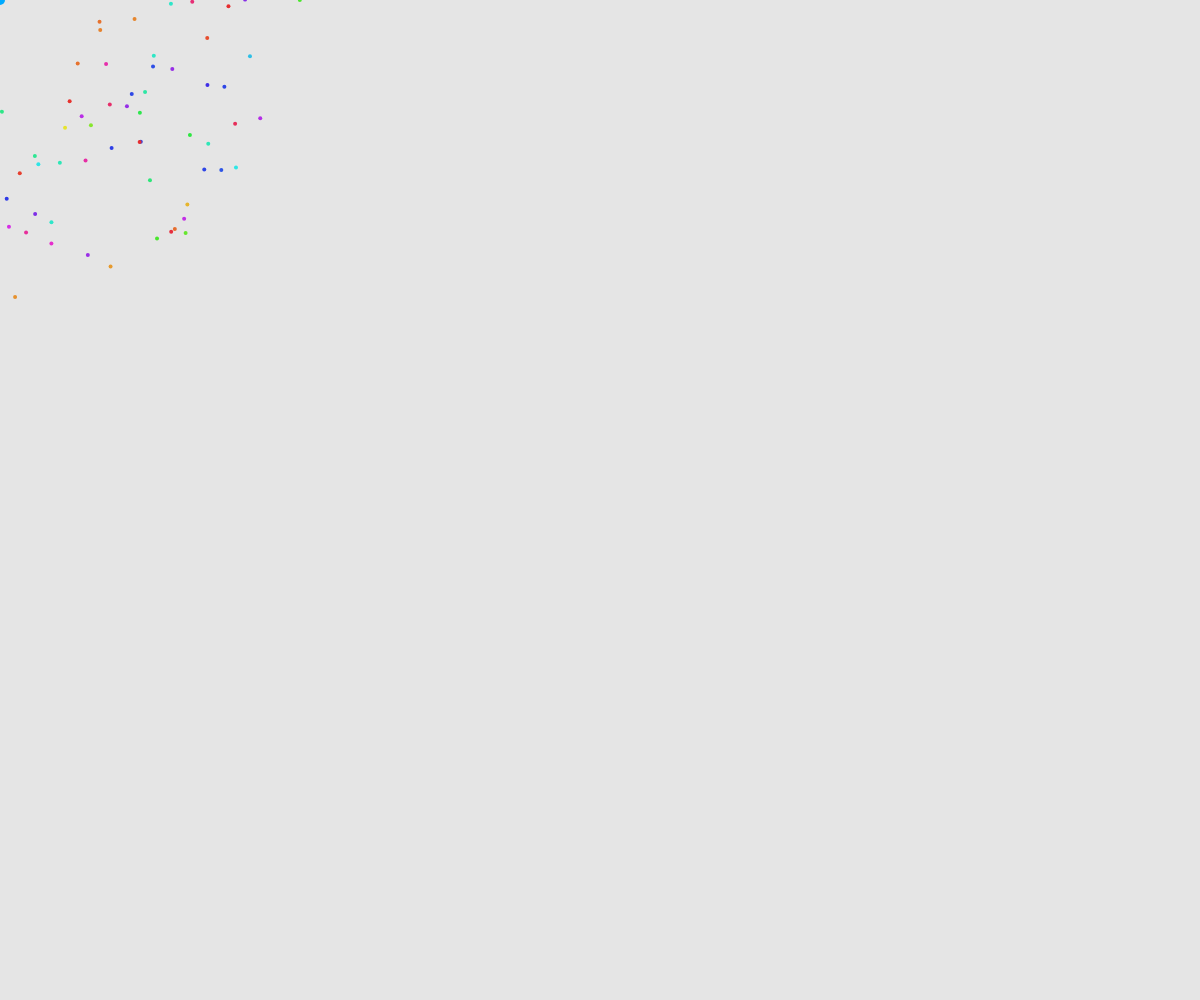
Frame 1 (no input)
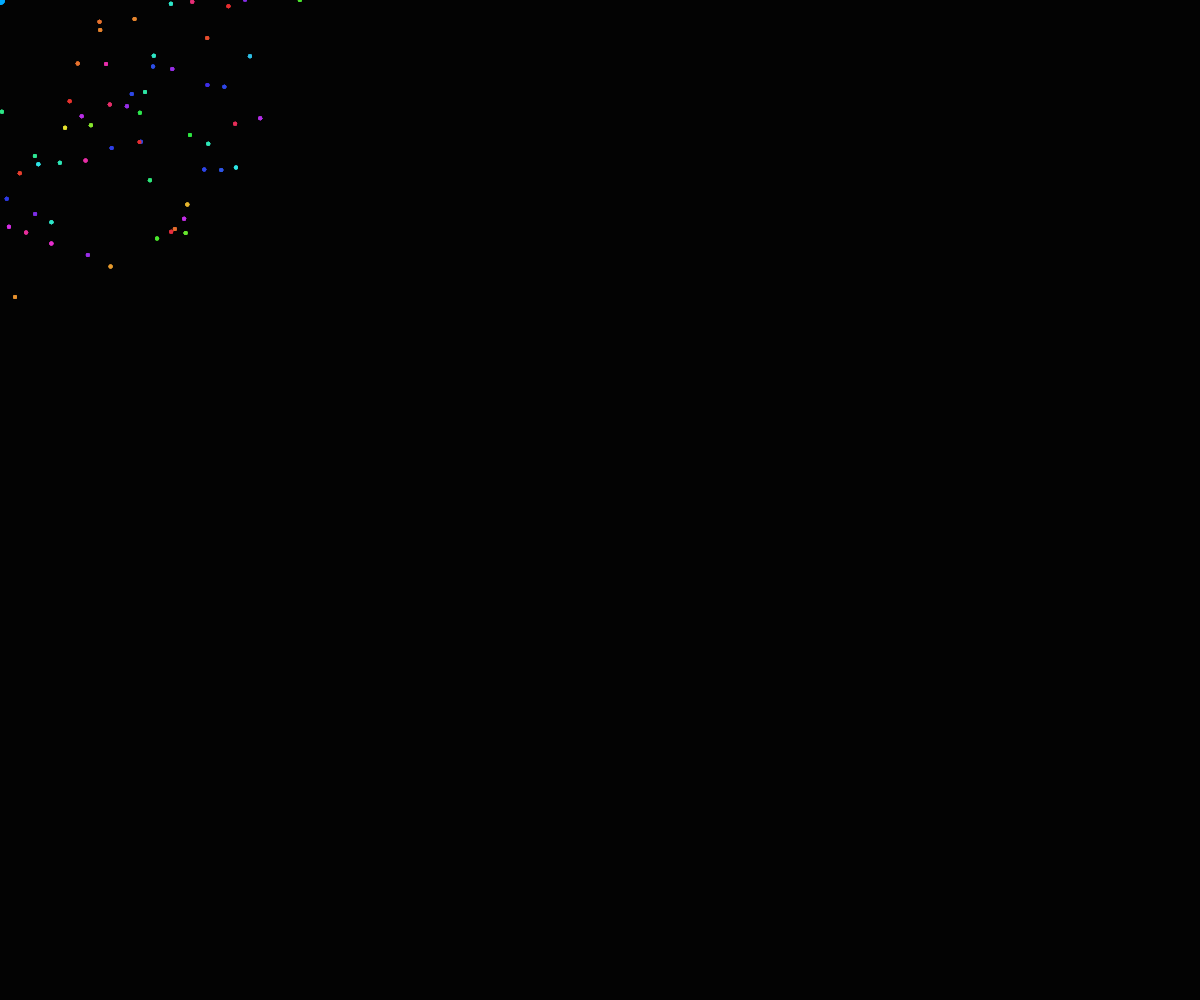
Frame 60 (no input)
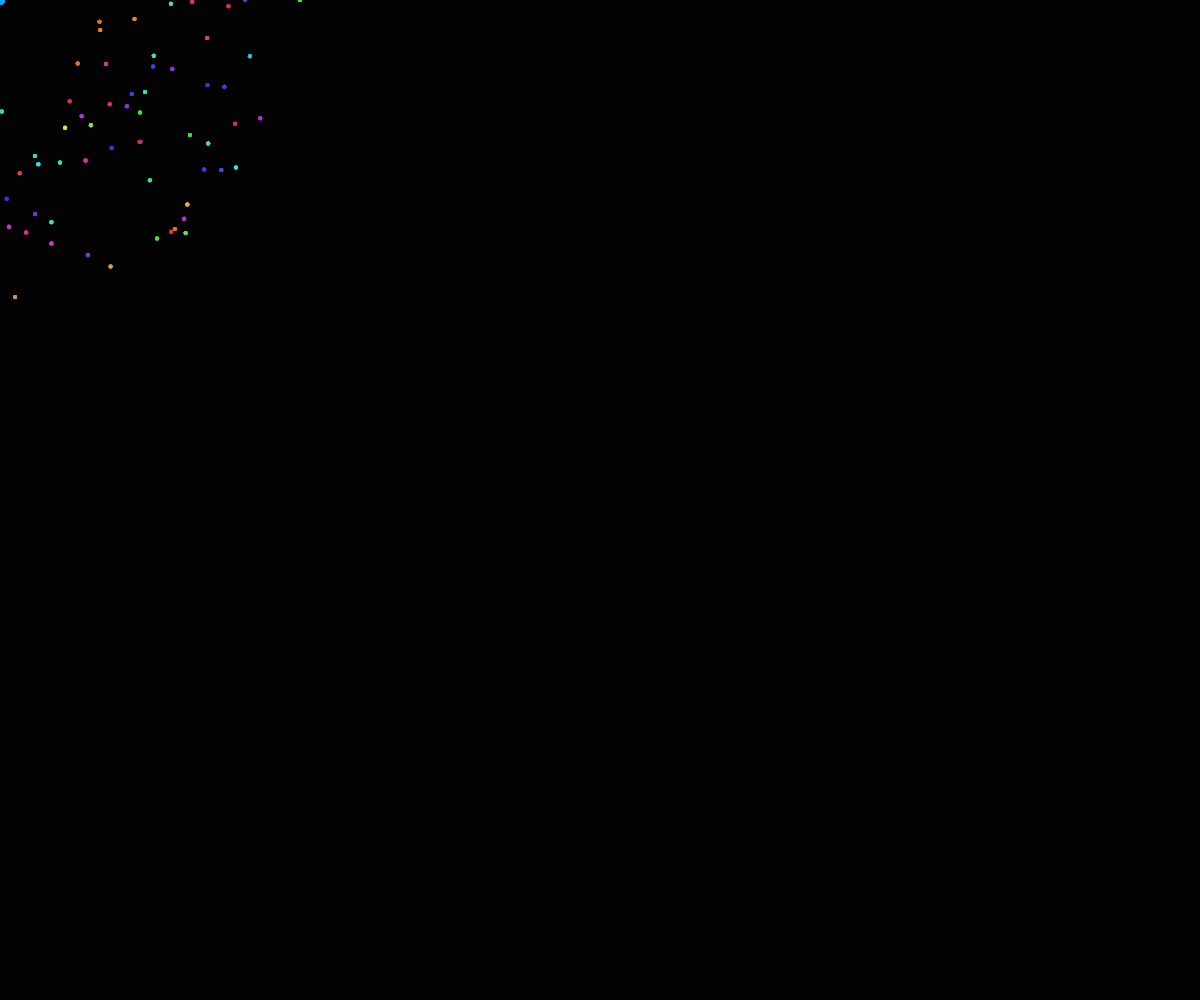
Frame 120 (the mouse pressed at the canvas centre since frame 60)

The p5.js sketch that drew these frames (run headless with seeded random() and noise() and a simulated clock; from frame 60 on, the mouse is pressed at the canvas centre):

// p5.js sketch
// ── sketch.js
let particles = [];
const center = { x: 0, y: 0 };
const G = 0.5; // Gravitational constant
const timeStep = 0.02;
let trailLength = 100;

function setup() {
  createCanvas(windowWidth, windowHeight);
  colorMode(HSB, 360, 100, 100, 1);
  noStroke();

  // Create initial particles
  for (let i = 0; i < 200; i++) {
    const angle = random(TWO_PI);
    const radius = random(100, 300);
    const x = cos(angle) * radius;
    const y = sin(angle) * radius;

    particles.push({
      x,
      y,
      vx: 0,
      vy: 0,
      trail: [],
      hue: random(360),
      breakTime: random(100, 500), // When to break
      breakDuration: 0,
      breaking: false
    });
  }
}

function draw() {
  background(0, 0, 0, 0.1); // Fade trail

  // Update and draw particles
  for (let i = 0; i < particles.length; i++) {
    const p = particles[i];

    // Apply gravity
    const dx = center.x - p.x;
    const dy = center.y - p.y;
    const distance = sqrt(dx * dx + dy * dy);
    const force = G / (distance * distance);

    // Update velocity
    p.vx += dx * force * timeStep;
    p.vy += dy * force * timeStep;

    // Break away occasionally
    if (!p.breaking && p.breakTime-- < 0) {
      p.breaking = true;
      p.breakDuration = random(100, 200);
      p.vx += random(-0.5, 0.5);
      p.vy += random(-0.5, 0.5);
    }

    // End break
    if (p.breaking && p.breakDuration-- < 0) {
      p.breaking = false;
    }

    // Update position
    p.x += p.vx * timeStep;
    p.y += p.vy * timeStep;

    // Add to trail
    p.trail.push({ x: p.x, y: p.y });
    if (p.trail.length > trailLength) {
      p.trail.shift();
    }

    // Draw trail
    beginShape();
    for (let j = 0; j < p.trail.length; j++) {
      const t = p.trail[j];
      const alpha = map(j, 0, p.trail.length, 0, 1);
      fill(p.hue, 80, 90, alpha * 0.5);
      vertex(t.x, t.y);
    }
    endShape();

    // Draw particle
    fill(p.hue, 80, 90);
    ellipse(p.x, p.y, 4, 4);
  }

  // Draw center point
  fill(200, 100, 100);
  ellipse(center.x, center.y, 10, 10);
}

function windowResized() {
  resizeCanvas(windowWidth, windowHeight);
}
